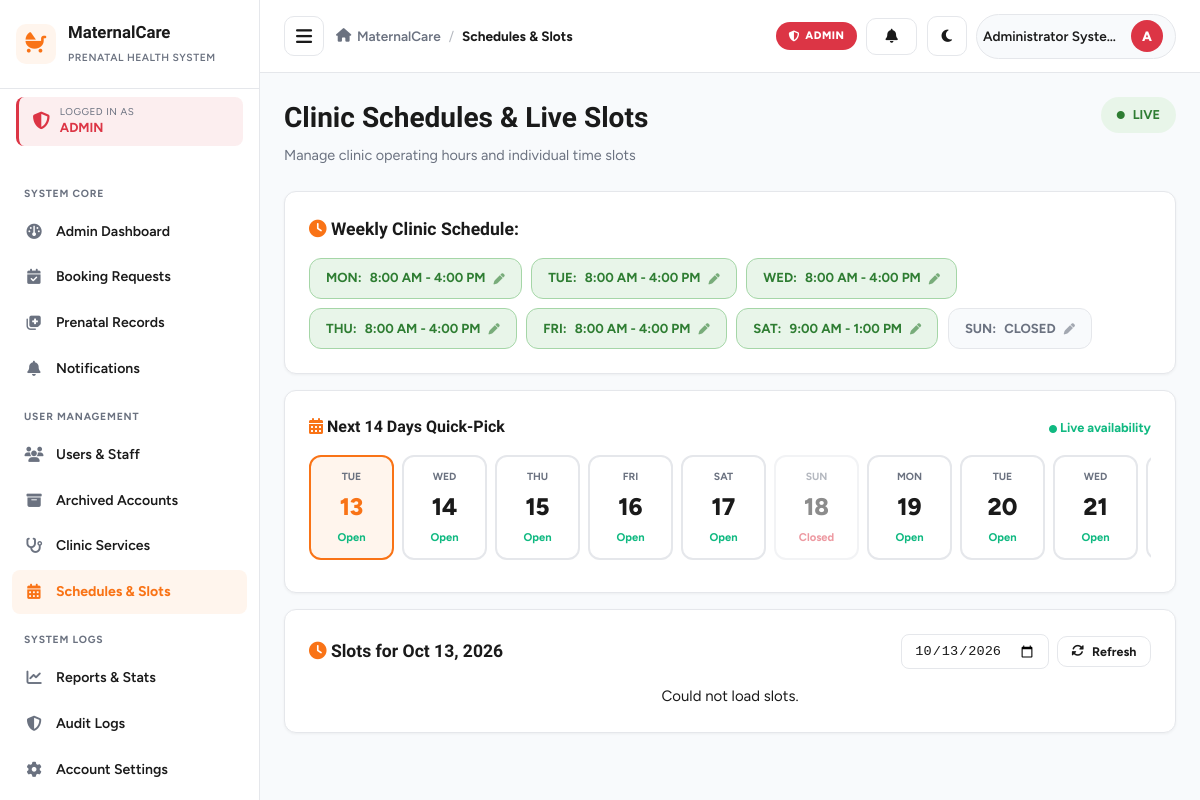
/admin/schedules.php (signed in), run on the app's committed database.
### tables this page shows
CREATE TABLE IF NOT EXISTS `schedules` (
    `id` INT AUTO_INCREMENT PRIMARY KEY,
    `staff_id` INT DEFAULT NULL,
    `day_of_week` ENUM('Monday', 'Tuesday', 'Wednesday', 'Thursday', 'Friday', 'Saturday', 'Sunday') NOT NULL,
    `start_time` TIME NOT NULL DEFAULT '08:00:00',
    `end_time` TIME NOT NULL DEFAULT '16:00:00',
    `max_patients_per_slot` INT NOT NULL DEFAULT 2,
    `is_active` TINYINT(1) NOT NULL DEFAULT 1,
    FOREIGN KEY (`staff_id`) REFERENCES `users`(`id`) ON DELETE SET NULL
);

### includes/slot_helper.php (called while the page is built, shortened)
<?php
function getClinicWeeklySchedule($db) {
    try {
        $stmt = $db->query("SELECT * FROM schedules ORDER BY FIELD(day_of_week, 'Monday','Tuesday','Wednesday','Thursday','Friday','Saturday','Sunday'), (staff_id IS NULL) ASC, id ASC");
        return $stmt->fetchAll();
    } catch (Exception $e) {
        return [];
    }
}

### config/config.php (called while the page is built, shortened)
<?php
function sanitize($data) {
    return htmlspecialchars(trim((string)$data), ENT_QUOTES, 'UTF-8');
}

### admin/schedules.php (the view, shortened to what this page needs)
<?php
require_once __DIR__ . '/../config/config.php';
require_once __DIR__ . '/../includes/auth_check.php';
require_once __DIR__ . '/../includes/slot_helper.php';
$selectedDate = $_GET['date'] ?? date('Y-m-d');
try {
    $db = getDB();
    $schedules = getClinicWeeklySchedule($db);
} catch (Exception $e) {
    die("Schedules error: " . $e->getMessage());
}
include __DIR__ . '/../includes/header.php';
?>
<div class="page-header">
    <div class="page-title">
        <h1>Clinic Schedules & Live Slots</h1>
        <p>Manage clinic operating hours and individual time slots</p>
    </div>
    <div>
        <span style="display:inline-flex; align-items:center; gap:0.5rem; padding:0.5rem 1rem; border-radius:20px; background:#e8f5e9; color:#2e7d32; font-size:0.8rem; font-weight:700;">
            <i class="fa-solid fa-circle" style="font-size:0.5rem;"></i> LIVE
        </span>
    </div>
</div>
<div class="dashboard-card mb-4" style="padding: 1.5rem;">
    <h3 style="margin-bottom: 1rem;">
        <i class="fa-solid fa-clock text-primary"></i> Weekly Clinic Schedule:
    </h3>
    <div style="display: flex; flex-wrap: wrap; gap: 0.6rem;">
        <?php
        $allDays = ['Monday', 'Tuesday', 'Wednesday', 'Thursday', 'Friday', 'Saturday', 'Sunday'];
        $schedMap = [];
        foreach ($schedules as $s) { $schedMap[$s['day_of_week']] = $s; }
        foreach ($allDays as $day):
            $sched = $schedMap[$day] ?? ['day_of_week' => $day, 'start_time' => '08:00:00', 'end_time' => '16:00:00', 'max_patients_per_slot' => 2, 'is_active' => 0];
            $isClosed = !$sched['is_active'];
        ?>
            <div style="
                display: inline-flex;
                align-items: center;
                gap: 0.5rem;
                padding: 0.6rem 1rem;
                border-radius: 12px;
                background: <?php echo $isClosed ? 'var(--bg-body)' : '#e8f5e9'; ?>;
                color: <?php echo $isClosed ? 'var(--text-muted)' : '#2e7d32'; ?>;
                font-size: 0.82rem;
                font-weight: 700;
                border: 1px solid <?php echo $isClosed ? 'var(--border-color)' : '#a5d6a7'; ?>;
                cursor: pointer;
            " onclick='openDayModal(<?php echo json_encode($sched, JSON_HEX_APOS | JSON_HEX_QUOT); ?>)'>
                <span><?php echo strtoupper(substr($day, 0, 3)); ?>:</span>
                <span><?php echo $isClosed ? 'CLOSED' : date('g:i A', strtotime($sched['start_time'])) . ' - ' . date('g:i A', strtotime($sched['end_time'])); ?></span>
                <i class="fa-solid fa-pen" style="font-size:0.7rem; opacity:0.6;"></i>
            </div>
        <?php endforeach; ?>
    </div>
</div>
<div class="dashboard-card mb-4" style="padding: 1.5rem;">
    <div style="display:flex; justify-content:space-between; align-items:center; margin-bottom: 1rem;">
        <h3 style="margin:0; font-size:1rem;">
            <i class="fa-solid fa-calendar-days text-primary"></i> Next 14 Days Quick-Pick
        </h3>
        <span style="color:#10b981; font-size:0.8rem; font-weight:700;">
            <i class="fa-solid fa-circle" style="font-size:0.5rem;"></i> Live availability
        </span>
    </div>
    <div style="display: flex; gap: 0.5rem; overflow-x: auto; padding-bottom: 0.5rem;">
        <?php
        $today = new DateTime();
        for ($i = 0; $i < 14; $i++):
            $dayDate = clone $today;
            $dayDate->modify("+$i days");
            $dayName = $dayDate->format('D');
            $dayNum = $dayDate->format('j');
            $dateStr = $dayDate->format('Y-m-d');
            $dayOfWeekFull = $dayDate->format('l');
            $daySched = $schedMap[$dayOfWeekFull] ?? null;
            $isOpen = $daySched && (int)$daySched['is_active'] === 1;
            $isSelected = ($dateStr === $selectedDate);
        ?>
            <div class="quick-pick-date" data-date="<?php echo $dateStr; ?>" style="
                min-width: 85px;
                padding: 0.75rem 0.5rem;
                border-radius: 12px;
                text-align: center;
                background: <?php echo $isSelected ? '#fff5ed' : 'var(--surface)'; ?>;
                border: 2px solid <?php echo $isSelected ? '#f97316' : 'var(--border-color)'; ?>;
                cursor: pointer;
                opacity: <?php echo $isOpen ? '1' : '0.5'; ?>;
            " onclick="selectDate('<?php echo $dateStr; ?>')">
                <div style="font-size: 0.65rem; color: var(--text-muted); text-transform: uppercase; font-weight: 700;">
                    <?php echo strtoupper($dayName); ?>
                </div>
                <div style="font-size: 1.5rem; font-weight: 800; color: <?php echo $isSelected ? '#f97316' : 'var(--text-dark)'; ?>; margin: 0.25rem 0;">
                    <?php echo $dayNum; ?>
                </div>
                <div style="font-size: 0.7rem; font-weight: 700; color: <?php echo $isOpen ? '#10b981' : '#dc3545'; ?>;">
                    <?php echo $isOpen ? 'Open' : 'Closed'; ?>
                </div>
            </div>
        <?php endfor; ?>
    </div>
</div>
<div class="dashboard-card mb-4" style="padding: 1.5rem;">
    <div style="display:flex; justify-content:space-between; align-items:center; margin-bottom: 1rem; flex-wrap:wrap; gap:1rem;">
        <div>
            <h3 style="margin:0;">
                <i class="fa-solid fa-clock text-primary"></i> Slots for <span id="selectedDateLabel"><?php echo date('M d, Y', strtotime($selectedDate)); ?></span>
            </h3>
        </div>
        <div style="display:flex; gap:0.5rem; align-items:center;">
            <input type="date" id="datePicker" value="<?php echo sanitize($selectedDate); ?>"
                   style="padding:0.5rem 0.75rem; border-radius:8px; border:1px solid var(--border-color); background:var(--surface); color:var(--text-dark); font-size:0.85rem;"
                   onchange="selectDate(this.value)">
            <button type="button" class="btn btn-outline btn-sm" onclick="loadSlots(_currentSelectedDate)">
                <i class="fa-solid fa-rotate"></i> Refresh
            </button>
        </div>
    </div>
    <div id="slotsContainer">
    </div>
</div>
<?php include __DIR__ . '/../includes/footer.php'; ?>

### assets/css/style.css (style rules this page uses)
:root { --primary: #f97316; --primary-dark: #ea580c; --primary-light: #fff5ed; --success: #10b981; --warning: #f59e0b; --danger: #dc3545; --info: #0d6efd; --bg-body: #f8fafc; --surface: #ffffff; --text-dark: #1a1a1a; --text-muted: #6b7280; --border-color: #e5e7eb; --radius-sm: 8px; --radius-md: 12px; --radius-lg: 16px; --shadow-sm: 0 1px 3px rgba(0, 0, 0, 0.05); --shadow-md: 0 4px 12px rgba(0, 0, 0, 0.08); --shadow-lg: 0 10px 30px rgba(0, 0, 0, 0.12); --transition: all 0.25s ease; --sidebar-width: 260px; }
* { margin: 0; padding: 0; box-sizing: border-box; }
html, body { max-width: 100%; overflow-x: hidden; }
body { font-family: 'Figtree', -apple-system, BlinkMacSystemFont, 'Segoe UI', sans-serif; background: var(--bg-body); color: var(--text-dark); line-height: 1.5; font-size: 15px; transition: background 0.3s ease, color 0.3s ease; }
h1, h2, h3, h4, h5, h6 { font-family: 'Bricolage Grotesque', 'Figtree', sans-serif; font-weight: 700; color: var(--text-dark); }
.page-header { display: flex; justify-content: space-between; align-items: flex-start; gap: 1rem; margin-bottom: 1.5rem; flex-wrap: wrap; }
.page-header h1 { font-size: 1.75rem; margin-bottom: 0.35rem; }
.page-header p { color: var(--text-muted); font-size: 0.9rem; }
.dashboard-card { background: var(--surface); border: 1px solid var(--border-color); border-radius: var(--radius-md); padding: 1.5rem; box-shadow: var(--shadow-sm); transition: background 0.3s ease, border-color 0.3s ease; }
.btn { display: inline-flex; align-items: center; justify-content: center; gap: 0.5rem; padding: 0.65rem 1.15rem; border-radius: 10px; border: none; font-family: inherit; font-size: 0.88rem; font-weight: 700; cursor: pointer; transition: var(--transition); text-decoration: none; white-space: nowrap; }
.btn-outline { background: transparent; color: var(--text-dark); border: 1.5px solid var(--border-color); }
.btn-sm { padding: 0.45rem 0.85rem; font-size: 0.78rem; }
.text-primary { color: var(--primary); }
.mb-4 { margin-bottom: 1rem; }

### data on the page
schedules: day "MON", start_time "8:00 AM", end_time "4:00 PM"
schedules: day "TUE", start_time "8:00 AM", end_time "4:00 PM"
schedules: day "WED", start_time "8:00 AM", end_time "4:00 PM"
schedules: day "THU", start_time "8:00 AM", end_time "4:00 PM"
schedules: day "FRI", start_time "8:00 AM", end_time "4:00 PM"
schedules: day "SAT", start_time "9:00 AM", end_time "1:00 PM"

### other printed values
$role['label'] "ADMIN"
$item['section'] "SYSTEM CORE"
$item['label'] "Admin Dashboard"
$item['label'] "Booking Requests"
$item['label'] "Prenatal Records"
$item['label'] "Notifications"
$item['section'] "USER MANAGEMENT"
$item['label'] "Users & Staff"
$item['label'] "Archived Accounts"
$item['label'] "Clinic Services"
$item['label'] "Schedules & Slots"
$item['section'] "SYSTEM LOGS"
$item['label'] "Reports & Stats"
$item['label'] "Audit Logs"
$item['label'] "Account Settings"
